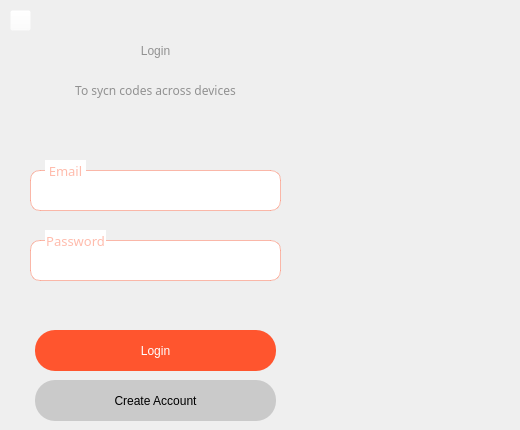
   <widget class="QWidget" name="startup_user">
    <widget class="QPushButton" name="createus">
     <property name="geometry">
      <rect>
       <x>35</x>
       <y>380</y>
       <width>241</width>
       <height>41</height>
      </rect>
     </property>
     <property name="styleSheet">
      <string notr="true">QPushButton{
background-color:rgba(0, 0, 0, 40);
color: rgb(0, 0, 0);
border-radius: 20px;
font: 63 10pt &quot;Urbanist SemiBold&quot;;
}
QPushButton:hover{
background-color:rgba(0, 0, 0, 10);
}</string>
     </property>
     <property name="text">
      <string>Create Account</string>
     </property>
     <property name="iconSize">
      <size>
       <width>24</width>
       <height>24</height>
      </size>
     </property>
    </widget>
    <widget class="QPushButton" name="lolin">
     <property name="geometry">
      <rect>
       <x>35</x>
       <y>330</y>
       <width>241</width>
       <height>41</height>
      </rect>
     </property>
     <property name="styleSheet">
      <string notr="true">QPushButton{
background-color: rgb(255, 85, 46);
color: rgb(255, 255, 255);
border-radius: 20px;
font: 63 10pt &quot;Urbanist SemiBold&quot;;
}
QPushButton:hover{
background-color: rgba(255, 85, 46, 150);
}</string>
     </property>
     <property name="text">
      <string>Login</string>
     </property>
     <property name="iconSize">
      <size>
       <width>24</width>
       <height>24</height>
      </size>
     </property>
    </widget>
    <widget class="QLineEdit" name="emailus">
     <property name="geometry">
      <rect>
       <x>30</x>
       <y>170</y>
       <width>251</width>
       <height>41</height>
      </rect>
     </property>
     <property name="styleSheet">
      <string notr="true">border: 1px solid rgba(255, 85, 46, 100);
border-radius: 10px;
font: 81 9pt &quot;Urbanist SemiBold&quot;;</string>
     </property>
     <property name="alignment">
      <set>Qt::AlignCenter</set>
     </property>
    </widget>
    <widget class="QLineEdit" name="passus">
     <property name="geometry">
      <rect>
       <x>30</x>
       <y>240</y>
       <width>251</width>
       <height>41</height>
      </rect>
     </property>
     <property name="styleSheet">
      <string notr="true">border: 1px solid rgba(255, 85, 46, 100);
border-radius: 10px;
font: 81 9pt &quot;Urbanist SemiBold&quot;;</string>
     </property>
     <property name="echoMode">
      <enum>QLineEdit::Password</enum>
     </property>
     <property name="alignment">
      <set>Qt::AlignCenter</set>
     </property>
    </widget>
    <widget class="QLabel" name="qr_state_2">
     <property name="geometry">
      <rect>
       <x>-100</x>
       <y>30</y>
       <width>511</width>
       <height>41</height>
      </rect>
     </property>
     <property name="styleSheet">
      <string notr="true">font: 81 15pt &quot;Urbanist ExtraBold&quot;;
color: rgba(0, 0, 0, 100);
background-color: rgba(255, 255, 255, 0);</string>
     </property>
     <property name="text">
      <string>Login</string>
     </property>
     <property name="alignment">
      <set>Qt::AlignCenter</set>
     </property>
     <property name="wordWrap">
      <bool>true</bool>
     </property>
    </widget>
    <widget class="QLabel" name="qr_state_3">
     <property name="geometry">
      <rect>
       <x>-100</x>
       <y>80</y>
       <width>511</width>
       <height>21</height>
      </rect>
     </property>
     <property name="font">
      <font>
       <family>Urbanist ExtraBold</family>
       <pointsize>9</pointsize>
       <weight>10</weight>
       <italic>false</italic>
       <bold>false</bold>
      </font>
     </property>
     <property name="styleSheet">
      <string notr="true">font: 81 9pt &quot;Urbanist ExtraBold&quot;;
color: rgba(0, 0, 0, 100);
background-color: rgba(255, 255, 255, 0);</string>
     </property>
     <property name="text">
      <string>To sycn codes across devices</string>
     </property>
     <property name="alignment">
      <set>Qt::AlignCenter</set>
     </property>
     <property name="wordWrap">
      <bool>true</bool>
     </property>
    </widget>
    <widget class="QLabel" name="qr_state_6">
     <property name="geometry">
      <rect>
       <x>45</x>
       <y>160</y>
       <width>41</width>
       <height>21</height>
      </rect>
     </property>
     <property name="font">
      <font>
       <family>Urbanist ExtraBold</family>
       <pointsize>10</pointsize>
       <weight>10</weight>
       <italic>false</italic>
       <bold>false</bold>
      </font>
     </property>
     <property name="styleSheet">
      <string notr="true">font: 81 10pt &quot;Urbanist ExtraBold&quot;;
color:  rgba(255, 85, 46, 100);
background-color: rgb(255, 255, 255);</string>
     </property>
     <property name="text">
      <string>Email</string>
     </property>
     <property name="alignment">
      <set>Qt::AlignCenter</set>
     </property>
     <property name="wordWrap">
      <bool>true</bool>
     </property>
    </widget>
    <widget class="QLabel" name="qr_state_7">
     <property name="geometry">
      <rect>
       <x>45</x>
       <y>230</y>
       <width>61</width>
       <height>21</height>
      </rect>
     </property>
     <property name="font">
      <font>
       <family>Urbanist ExtraBold</family>
       <pointsize>10</pointsize>
       <weight>10</weight>
       <italic>false</italic>
       <bold>false</bold>
      </font>
     </property>
     <property name="styleSheet">
      <string notr="true">font: 81 10pt &quot;Urbanist ExtraBold&quot;;
color:  rgba(255, 85, 46, 100);
background-color: rgb(255, 255, 255);</string>
     </property>
     <property name="text">
      <string>Password</string>
     </property>
     <property name="alignment">
      <set>Qt::AlignCenter</set>
     </property>
     <property name="wordWrap">
      <bool>true</bool>
     </property>
    </widget>
    <widget class="QPushButton" name="adduser_3">
     <property name="geometry">
      <rect>
       <x>10</x>
       <y>10</y>
       <width>21</width>
       <height>21</height>
      </rect>
     </property>
     <property name="styleSheet">
      <string notr="true">background-color: rgba(255, 255, 255, 0);</string>
     </property>
     <property name="text">
      <string/>
     </property>
     <property name="icon">
      <iconset resource="framesui.qrc">
       <normaloff>:/assets/cancel.png</normaloff>:/assets/cancel.png</iconset>
     </property>
     <property name="iconSize">
      <size>
       <width>28</width>
       <height>28</height>
      </size>
     </property>
     <property name="checkable">
      <bool>false</bool>
     </property>
     <property name="checked">
      <bool>false</bool>
     </property>
    </widget>
   </widget>
